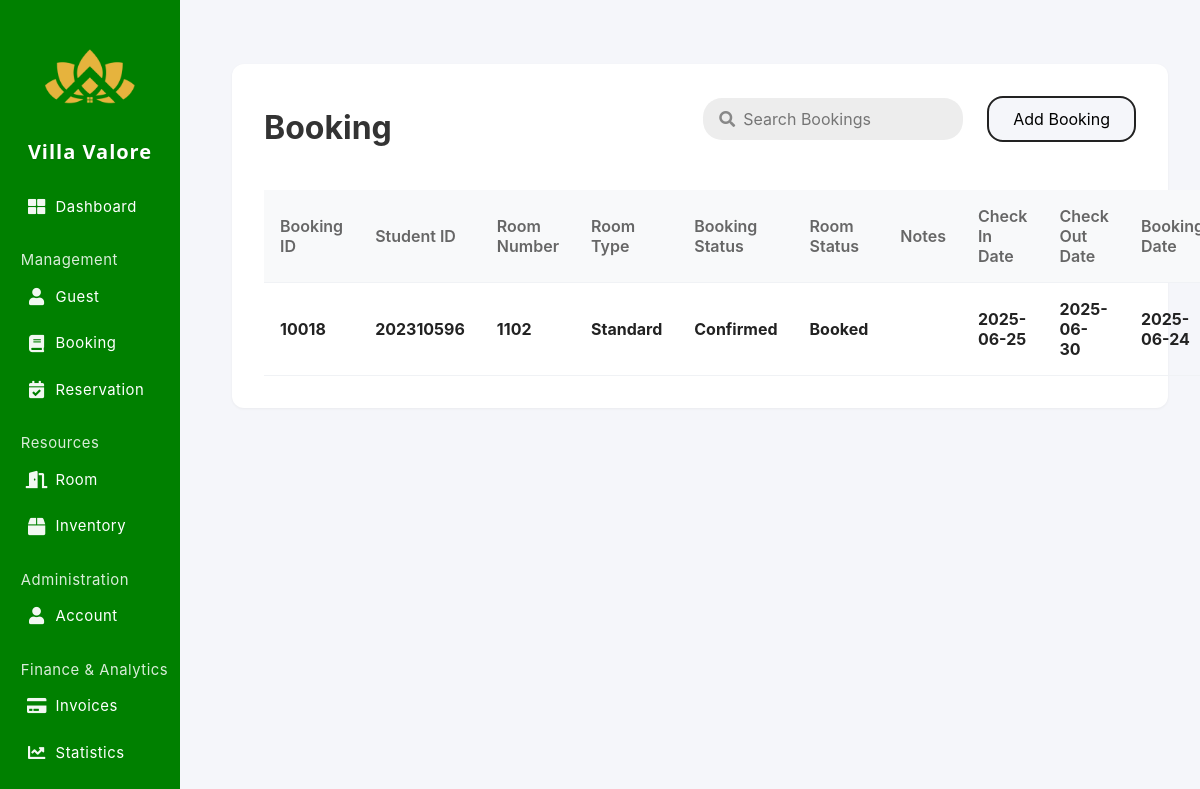
/admin/booking.php?StudentID=202310596, run on the app's committed database.
### tables this page shows
CREATE TABLE `booking` (
  `BookingID` int(11) NOT NULL,
  `ReservationID` varchar(32) DEFAULT NULL,
  `BookingCode` varchar(32) DEFAULT NULL,
  `StudentID` int(11) NOT NULL,
  `RoomNumber` int(11) NOT NULL,
  `RoomType` enum('Standard','Deluxe','Suite','') NOT NULL,
  `BookingStatus` enum('Pending','Confirmed','Cancelled','Completed') NOT NULL,
  `RoomStatus` enum('Available','Booked','Reserved','Maintenance','Cleaning') NOT NULL,
  `Notes` text NOT NULL,
  `CheckInDate` date NOT NULL,
  `CheckOutDate` date NOT NULL,
  `BookingDate` date NOT NULL,
  `Price` decimal(10,0) NOT NULL
);

### admin/booking.php (the view, shortened to what this page needs)
<?php
include 'connections.php';
$where = [];
$params = [];
  if (!empty($_GET['StudentID'])) {
    $where[] = "StudentID = ?";
    $params[] = $_GET['StudentID'];
  }
if (count($where) > 0) {
  $sql = "SELECT * FROM booking WHERE " . implode(' AND ', $where) . " ORDER BY BookingID DESC";
  $stmt = $conn->prepare($sql);
  if ($params) {
    $types = str_repeat('s', count($params));
    $stmt->bind_param($types, ...$params);
  }
  $stmt->execute();
  $resResult = $stmt->get_result();
} else {
  $resQuery = "SELECT * FROM booking ORDER BY BookingID DESC";
  $resResult = $conn->query($resQuery);
}
?>
<!DOCTYPE html>
<html lang="en">
<head>
  <link rel="stylesheet" href="https://cdnjs.cloudflare.com/ajax/libs/font-awesome/5.15.4/css/all.min.css">
</head>
<body>
  <div class="sidebar" id="sidebar">
            <div class="sidebar-logo">
                <img src="images/villavalorelogo.png" alt="Villa Valore Logo">
            </div>
            <div class="sidebar-title">Villa Valore</div>
            <div class="sidebar-nav-center">
                <div class="nav-section">
                    <a class="nav-link" href="index.php"><i class="fas fa-th-large"></i><span>Dashboard</span></a>
                </div>
                <div class="nav-section">
                    <span class="sidebar-section-label">Management</span>
                    <a class="nav-link" href="student.php"><i class="fas fa-user"></i><span>Guest</span></a>
                    <a class="nav-link" href="booking.php"><i class="fas fa-book"></i><span>Booking</span></a>
                    <a class="nav-link" href="reservation.php"><i class="fas fa-calendar-check"></i><span>Reservation</span></a>
                </div>
                <div class="nav-section">
                    <span class="sidebar-section-label">Resources</span>
                    <a class="nav-link" href="room.php"><i class="fas fa-door-open"></i><span>Room</span></a>
                    <a class="nav-link" href="inventory.php"><i class="fas fa-box"></i><span>Inventory</span></a>
                </div>
                <div class="nav-section">
                    <span class="sidebar-section-label">Administration</span>
                    <a class="nav-link" href="account.php"><i class="fas fa-user"></i><span>Account</span></a>
                </div>
                <div class="nav-section">
                    <span class="sidebar-section-label">Finance & Analytics</span>
                    <a class="nav-link" href="payment.php"><i class="fas fa-credit-card"></i><span>Invoices</span></a>
                    <a class="nav-link" href="statistics.php"><i class="fas fa-chart-line"></i><span>Statistics</span></a>
                </div>
            </div>
        </div>
<div class="main-content">
    <div class="reservation-section">
      <div style="display: flex; align-items: center; justify-content: space-between; margin-bottom: 1.5rem;">
        <h1 style="margin-bottom: 0; border-bottom: 4px solid rgb(255, 255, 255); display: inline-block; padding-bottom: 0.2rem;">Booking</h1>
        <div class="search-filter-bar">
          <div class="search-wrapper">
            <i class="fas fa-search search-icon"></i>
            <input type="text" id="searchInput" class="search-input" placeholder="Search Bookings">
          </div>
          <button class="create-btn" id="createBtn">Add Booking</button>
        </div>
      </div>
      <table class="reservation-table">
        <thead>
          <tr>
            <th>Booking ID</th>
            <th>Student ID</th>
            <th>Room Number</th>
            <th>Room Type</th>
            <th>Booking Status</th>
            <th>Room Status</th>
            <th>Notes</th>
            <th>Check In Date</th>
            <th>Check Out Date</th>
            <th>Booking Date</th>
          </tr>
        </thead>
        <tbody>
        <?php if ($resResult && $resResult->num_rows > 0): ?>
          <?php while($row = $resResult->fetch_assoc()): ?>
          <tr data-id="<?php echo $row['BookingID']; ?>">
            <td><b><?php echo $row['BookingID']; ?></b></td>
            <td><b><?php echo htmlspecialchars($row['StudentID']); ?></b></td>
            <td><b><?php echo htmlspecialchars($row['RoomNumber']); ?></b></td>
            <td><b><?php echo htmlspecialchars($row['RoomType']); ?></b></td>
            <td><b><?php echo htmlspecialchars($row['BookingStatus']); ?></b></td>
            <td><b><?php echo htmlspecialchars($row['RoomStatus']); ?></b></td>
            <td><b><?php echo htmlspecialchars($row['Notes']); ?></b></td>
            <td><b><?php echo htmlspecialchars($row['CheckInDate']); ?></b></td>
            <td><b><?php echo htmlspecialchars($row['CheckOutDate']); ?></b></td>
            <td><b><?php echo htmlspecialchars($row['BookingDate']); ?></b></td>
          </tr>
          <?php endwhile; ?>
        <?php else: ?>
          <tr><td colspan="7">No bookings found.</td></tr>
        <?php endif; ?>
        </tbody>
      </table>
    </div>
  </div>
</body>
</html>

### admin/booking.php (style rules this page uses)
:root { --theme-green: #008000; --theme-green-dark: #005c00; --theme-green-light: #90ee90; --action-edit: #008000; --action-view: #00b894; --action-delete: #e74c3c; }
* { margin: 0; padding: 0; box-sizing: border-box; font-family: 'Inter', sans-serif; }
body { background-color: #f5f6fa; display: flex; }
.sidebar { width: 180px; background: #008000; min-height: 100vh; padding: 0.5rem 0; color: white; position: fixed; left: 0; top: 0; bottom: 0; z-index: 1000; transition: left 0.3s, width 0.3s; display: flex; flex-direction: column; align-items: center; }
.sidebar-logo { width: 90px; height: 90px; margin: 1.5rem auto 1rem auto; display: flex; align-items: center; justify-content: center; }
.sidebar-logo img { width: 90px; height: 90px; object-fit: contain; border-radius: 0; border: none; background: transparent; box-shadow: none; }
.sidebar-title { display: block; font-size: 1.25rem; font-weight: 700; text-align: center; margin-bottom: 1.5rem; letter-spacing: 1px; font-family: 'Montserrat', 'Segoe UI', Arial, sans-serif; color: #fff; text-shadow: 0 1px 2px rgba(0,0,0,0.08); }
.sidebar .nav-section { width: 100%; display: flex; flex-direction: column; align-items: flex-start; padding-left: 1rem; gap: 0.5rem; margin-bottom: 0; }
.sidebar .nav-section:not(:last-child) { margin-bottom: 1rem; }
.sidebar .nav-link { display: flex; flex-direction: row; align-items: center; justify-content: flex-start; padding: 0.35rem 0.6rem; color: white; text-decoration: none; font-size: 0.93rem; margin-bottom: 0.15rem; border-radius: 5px; width: 90%; transition: background-color 0.2s; height: 36px; gap: 0.5rem; }
.sidebar .nav-link i { margin: 0; width: 22px; text-align: center; font-size: 1.08rem; opacity: 0.95; }
.sidebar .nav-link span { font-size: 0.93rem; margin-top: 0; display: block; text-align: left; letter-spacing: 0.5px; }
.sidebar-nav-center { flex: 1; display: flex; flex-direction: column; justify-content: flex-start; width: 100%; align-items: flex-start; }
.main-content { flex: 1; padding: 2rem; margin-left: 200px; overflow-x: hidden; transition: margin-left 0.3s; }
.reservation-section { max-width: 1200px; margin: 2rem auto; background: #fff; border-radius: 12px; box-shadow: 0 1px 3px rgba(0,0,0,0.05); padding: 2rem; }
h1 { font-size: 2rem; margin-bottom: 1.5rem; color: #333; }
.reservation-table { width: 100%; border-collapse: collapse; }
.reservation-table th, .reservation-table td { padding: 1rem; border-bottom: 1px solid #f0f2f5; text-align: left; }
.reservation-table th { background: #f8f9fa; color: #666; font-weight: 600; }
.reservation-table td { color: #222; font-weight: 500; }
.reservation-table td:nth-child(6) { text-align: center; vertical-align: middle; }
.search-filter-bar { display: flex; align-items: center; gap: 1rem; margin-bottom: 1.5rem; }
.search-input { padding: 0.7rem 2.5rem 0.7rem 2.5rem; border-radius: 1.2rem; border: none; background: #ededed; font-size: 1rem; width: 260px; outline: none; }
.search-icon { position: absolute; left: 1rem; top: 50%; transform: translateY(-50%); color: #888; }
.search-wrapper { position: relative; display: flex; align-items: center; }
.filter-btn, .create-btn { padding: 0.7rem 1.5rem; border-radius: 1rem; border: 2px solid #222; background: #f5f6fa; font-size: 1rem; cursor: pointer; margin-left: 0.5rem; transition: background 0.2s, color 0.2s; }
.sidebar .nav-section { margin-bottom: 0.2rem; }
.sidebar-section-label { display: block; color: #fff; font-size: 0.93rem; font-weight: 400; opacity: 0.85; margin: 0.5rem 0 0.1rem 0.1rem; padding-left: 0.2rem; letter-spacing: 0.5px; cursor: default; user-select: none; }

### data on the page
booking: BookingID "10018", StudentID "202310596", RoomNumber "1102", RoomType "Standard", BookingStatus "Confirmed", RoomStatus "Booked", CheckInDate "2025-06-25", CheckOutDate "2025-06-30", BookingDate "2025-06-24"
